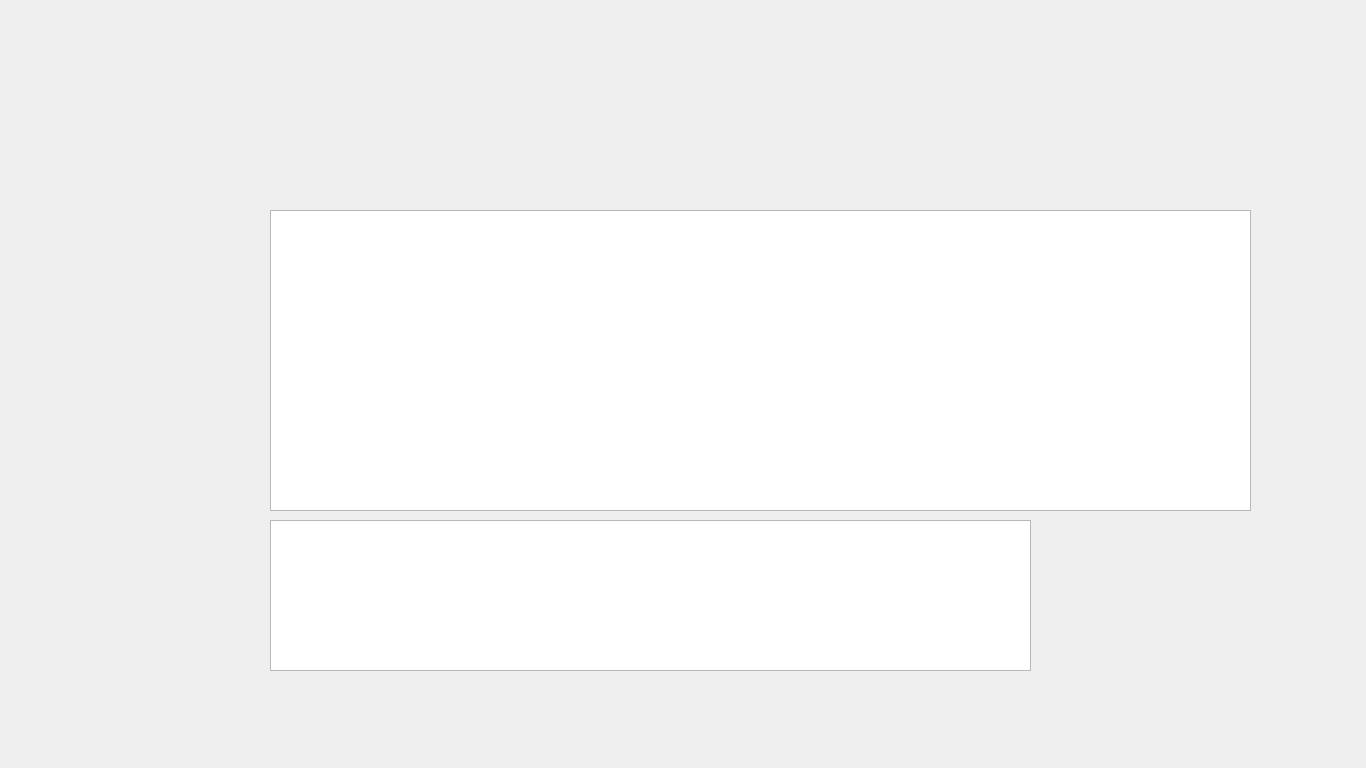
<?xml version="1.0" encoding="UTF-8"?>
<ui version="4.0">
 <class>AdminPage</class>
 <widget class="QMainWindow" name="AdminPage">
  <property name="geometry">
   <rect>
    <x>0</x>
    <y>0</y>
    <width>1366</width>
    <height>768</height>
   </rect>
  </property>
  <property name="windowTitle">
   <string>MainWindow</string>
  </property>
  <property name="styleSheet">
   <string notr="true">background-image: url(:/background/AdminPage.jpg);</string>
  </property>
  <widget class="QWidget" name="centralwidget">
   <widget class="QPushButton" name="LogoutButton">
    <property name="geometry">
     <rect>
      <x>949</x>
      <y>384</y>
      <width>421</width>
      <height>384</height>
     </rect>
    </property>
    <property name="cursor">
     <cursorShape>PointingHandCursor</cursorShape>
    </property>
    <property name="styleSheet">
     <string notr="true">background-image: url(:/button/buttons/Logout.png);
border: 0px;</string>
    </property>
    <property name="text">
     <string/>
    </property>
   </widget>
   <widget class="QPushButton" name="BackButton">
    <property name="geometry">
     <rect>
      <x>0</x>
      <y>93</y>
      <width>150</width>
      <height>581</height>
     </rect>
    </property>
    <property name="cursor">
     <cursorShape>PointingHandCursor</cursorShape>
    </property>
    <property name="autoFillBackground">
     <bool>false</bool>
    </property>
    <property name="styleSheet">
     <string notr="true">background-image: url(:/button/buttons/Back.png);
border: 0px;</string>
    </property>
    <property name="text">
     <string/>
    </property>
    <property name="default">
     <bool>false</bool>
    </property>
    <property name="flat">
     <bool>false</bool>
    </property>
   </widget>
   <widget class="QTableView" name="Table">
    <property name="geometry">
     <rect>
      <x>270</x>
      <y>210</y>
      <width>981</width>
      <height>301</height>
     </rect>
    </property>
    <property name="font">
     <font>
      <family>Montserrat SemiBold</family>
      <pointsize>18</pointsize>
      <weight>75</weight>
      <bold>true</bold>
     </font>
    </property>
    <property name="styleSheet">
     <string notr="true">background-image: url(:/buttons/Trans.png);
color: rgb(255, 255, 255);
QHeaderView::section { background-color:black };
QTableWidget::item { padding: 5px };</string>
    </property>
    <property name="frameShadow">
     <enum>QFrame::Sunken</enum>
    </property>
    <property name="sizeAdjustPolicy">
     <enum>QAbstractScrollArea::AdjustToContents</enum>
    </property>
    <property name="alternatingRowColors">
     <bool>false</bool>
    </property>
    <property name="showGrid">
     <bool>true</bool>
    </property>
    <property name="gridStyle">
     <enum>Qt::DashLine</enum>
    </property>
    <property name="sortingEnabled">
     <bool>true</bool>
    </property>
    <property name="wordWrap">
     <bool>false</bool>
    </property>
    <attribute name="horizontalHeaderCascadingSectionResizes">
     <bool>true</bool>
    </attribute>
    <attribute name="horizontalHeaderDefaultSectionSize">
     <number>120</number>
    </attribute>
    <attribute name="horizontalHeaderMinimumSectionSize">
     <number>100</number>
    </attribute>
    <attribute name="horizontalHeaderShowSortIndicator" stdset="0">
     <bool>true</bool>
    </attribute>
    <attribute name="horizontalHeaderStretchLastSection">
     <bool>true</bool>
    </attribute>
    <attribute name="verticalHeaderVisible">
     <bool>false</bool>
    </attribute>
    <attribute name="verticalHeaderCascadingSectionResizes">
     <bool>true</bool>
    </attribute>
    <attribute name="verticalHeaderHighlightSections">
     <bool>true</bool>
    </attribute>
    <attribute name="verticalHeaderShowSortIndicator" stdset="0">
     <bool>false</bool>
    </attribute>
   </widget>
   <widget class="QTableView" name="Table_2">
    <property name="geometry">
     <rect>
      <x>270</x>
      <y>520</y>
      <width>761</width>
      <height>151</height>
     </rect>
    </property>
    <property name="font">
     <font>
      <family>Montserrat SemiBold</family>
      <pointsize>18</pointsize>
      <weight>75</weight>
      <bold>true</bold>
     </font>
    </property>
    <property name="styleSheet">
     <string notr="true">background-image: url(:/buttons/Trans.png);
color: rgb(255, 255, 255);
QHeaderView::section { background-color:black };
QTableWidget::item { padding: 5px };</string>
    </property>
    <property name="frameShadow">
     <enum>QFrame::Sunken</enum>
    </property>
    <property name="sizeAdjustPolicy">
     <enum>QAbstractScrollArea::AdjustToContents</enum>
    </property>
    <property name="alternatingRowColors">
     <bool>false</bool>
    </property>
    <property name="showGrid">
     <bool>true</bool>
    </property>
    <property name="gridStyle">
     <enum>Qt::DashLine</enum>
    </property>
    <property name="sortingEnabled">
     <bool>true</bool>
    </property>
    <property name="wordWrap">
     <bool>false</bool>
    </property>
    <attribute name="horizontalHeaderCascadingSectionResizes">
     <bool>true</bool>
    </attribute>
    <attribute name="horizontalHeaderDefaultSectionSize">
     <number>120</number>
    </attribute>
    <attribute name="horizontalHeaderMinimumSectionSize">
     <number>100</number>
    </attribute>
    <attribute name="horizontalHeaderShowSortIndicator" stdset="0">
     <bool>true</bool>
    </attribute>
    <attribute name="horizontalHeaderStretchLastSection">
     <bool>true</bool>
    </attribute>
    <attribute name="verticalHeaderVisible">
     <bool>false</bool>
    </attribute>
    <attribute name="verticalHeaderCascadingSectionResizes">
     <bool>true</bool>
    </attribute>
    <attribute name="verticalHeaderHighlightSections">
     <bool>true</bool>
    </attribute>
    <attribute name="verticalHeaderShowSortIndicator" stdset="0">
     <bool>false</bool>
    </attribute>
   </widget>
  </widget>
 </widget>
 <resources/>
 <connections/>
</ui>
